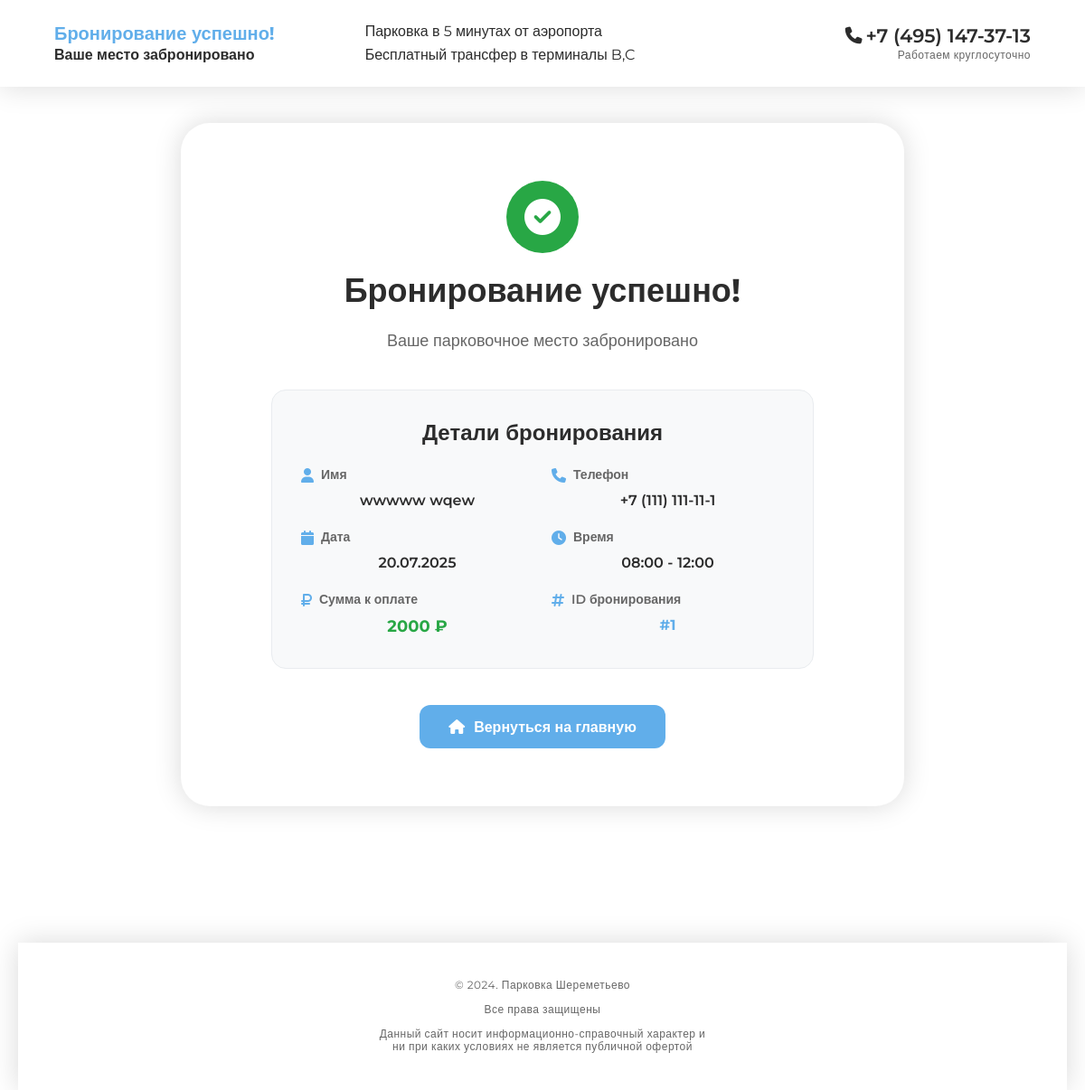
Screenshot of /success/1 with the database file from the repository.
### models.py (models this page shows, shortened)
class Booking(db.Model):
    id = db.Column(db.Integer, primary_key=True)
    first_name = db.Column(db.String(100), nullable=False)
    last_name = db.Column(db.String(100), nullable=False)
    phone = db.Column(db.String(20), nullable=False)
    booking_date = db.Column(db.Date, nullable=False)
    booking_start_hour = db.Column(db.Integer, nullable=False)  # начало диапазона
    booking_end_hour = db.Column(db.Integer, nullable=False)    # конец диапазона
    total_amount = db.Column(db.Float, nullable=False)
    created_at = db.Column(db.DateTime, default=datetime.utcnow)
    updated_at = db.Column(db.DateTime, default=datetime.utcnow, onupdate=datetime.utcnow)

### routes.py (the view)
@app.route('/success/<int:booking_id>')
def success(booking_id=None):
    if booking_id:
        booking = Booking.query.get_or_404(booking_id)
    else:
        flash('Ошибка подтверждения бронирования', 'error')
        return redirect(url_for('index'))
    return render_template('success.html', booking=booking)

### templates/success.html (shortened to what this page needs)
{% extends "base.html" %}
{% block content %}
<div class="main-container">
  <header class="main-header">
    <div class="header-content">
      <div class="header-left">
        <div class="header-title">
          <h1>Бронирование успешно!</h1>
          <p>Ваше место забронировано</p>
        </div>
        <div class="header-info">
          <p>Парковка в 5 минутах от аэропорта</p>
          <p>Бесплатный трансфер в терминалы B,C</p>
        </div>
      </div>
      <div class="header-right">
        <div class="contact-info">
          <div class="phone-section">
            <i class="fas fa-phone"></i>
            <span>+7 (495) 147-37-13</span>
          </div>
          <p>Работаем круглосуточно</p>
        </div>
      </div>
    </div>
  </header>
  <div class="main-content">
    <div class="success-section">
      <div class="success-content">
        <div class="success-header">
          <div class="success-icon">
            <i class="fas fa-check-circle"></i>
          </div>
          <h2>Бронирование успешно!</h2>
          <p>Ваше парковочное место забронировано</p>
        </div>
        <div class="booking-details-card">
          <h3>Детали бронирования</h3>
          <div class="details-grid">
            <div class="detail-item">
              <div class="detail-label">
                <i class="fas fa-user"></i>
                <span>Имя</span>
              </div>
              <div class="detail-value">
                {{ booking.first_name }} {{ booking.last_name }}
              </div>
            </div>
            <div class="detail-item">
              <div class="detail-label">
                <i class="fas fa-phone"></i>
                <span>Телефон</span>
              </div>
              <div class="detail-value">
                {{ booking.phone }}
              </div>
            </div>
            <div class="detail-item">
              <div class="detail-label">
                <i class="fas fa-calendar"></i>
                <span>Дата</span>
              </div>
              <div class="detail-value">
                {{ booking.booking_date.strftime('%d.%m.%Y') }}
              </div>
            </div>
            <div class="detail-item">
              <div class="detail-label">
                <i class="fas fa-clock"></i>
                <span>Время</span>
              </div>
              <div class="detail-value">
                {{ "%02d"|format(booking.booking_start_hour) }}:00 - {{ "%02d"|format(booking.booking_end_hour + 1) }}:00
              </div>
            </div>
            <div class="detail-item">
              <div class="detail-label">
                <i class="fas fa-ruble-sign"></i>
                <span>Сумма к оплате</span>
              </div>
              <div class="detail-value total-amount">
                {{ "%.0f"|format(booking.total_amount) }} ₽
              </div>
            </div>
            <div class="detail-item">
              <div class="detail-label">
                <i class="fas fa-hashtag"></i>
                <span>ID бронирования</span>
              </div>
              <div class="detail-value booking-id">
                #{{ booking.id }}
              </div>
            </div>
          </div>
        </div>
        <div class="action-buttons">
          <a href="{{ url_for('index') }}" class="btn-primary">
            <i class="fas fa-home"></i>
            <span>Вернуться на главную</span>
          </a>
        </div>
      </div>
    </div>
  </div>
  <footer>
    <div class="container">
      <p>© 2024. Парковка Шереметьево</p>
      <p>Все права защищены</p>
      <p>Данный сайт носит информационно-справочный характер и ни при каких условиях не является публичной офертой</p>
    </div>
  </footer>
</div>
{% endblock %}

### static/css/style.css (style rules this page uses)
* { margin: 0; padding: 0; box-sizing: border-box; }
body { font-family: 'Montserrat', sans-serif; background: #FFFFFF; color: #2C2C2C; line-height: 1.5; overflow-x: hidden; }
.container { max-width: 1440px; margin: 0 auto; padding: 0 20px; }
.main-container { max-width: 1440px; margin: 0 auto; position: relative; min-height: 100vh; }
.main-header { background: #FFFFFF; box-shadow: 0px 0px 30px 0px rgba(0, 0, 0, 0.15); padding: 23px 0; position: relative; z-index: 10; width: 100vw; margin-left: calc(-50vw + 50%); }
.header-content { display: flex; justify-content: space-between; align-items: center; max-width: 1200px; margin: 0 auto; }
.header-left { display: flex; gap: 173px; align-items: center; }
.header-title h1 { font-weight: 700; font-size: 20px; line-height: 1.22; color: #61AEEA; margin-bottom: 2px; }
.header-title p { font-weight: 600; font-size: 16px; line-height: 1.22; color: #2C2C2C; }
.header-info { display: flex; flex-direction: column; gap: 2px; }
.header-info p { font-weight: 400; font-size: 16px; line-height: 1.5; color: #2C2C2C; }
.header-right { display: flex; flex-direction: column; align-items: flex-end; gap: 2px; }
.contact-info { display: flex; flex-direction: column; align-items: flex-end; gap: 2px; }
.phone-section { display: flex; align-items: center; gap: 4px; }
.phone-section i { font-size: 18.75px; color: #2C2C2C; }
.phone-section span { font-weight: 600; font-size: 21px; line-height: 1.22; color: #2C2C2C; }
.contact-info p { font-weight: 400; font-size: 12px; line-height: 1.22; letter-spacing: 0.04em; color: #666666; text-align: right; }
.main-content { padding: 40px 120px; position: relative; }
.success-section, .cancel-section { background: #FFFFFF; box-shadow: 0px 0px 30px 0px rgba(0, 0, 0, 0.15); border-radius: 32px; padding: 64px; position: relative; max-width: 800px; margin: 0 auto; }
.success-content, .cancel-content { display: flex; flex-direction: column; gap: 40px; align-items: center; text-align: center; }
.success-header, .cancel-header { display: flex; flex-direction: column; align-items: center; gap: 20px; }
.success-icon, .cancel-icon { width: 80px; height: 80px; border-radius: 50%; display: flex; align-items: center; justify-content: center; font-size: 40px; }
.success-icon { background: #28A745; color: #FFFFFF; }
.success-header h2, .cancel-header h2 { font-weight: 700; font-size: 36px; line-height: 1.22; color: #2C2C2C; margin: 0; }
.success-header p, .cancel-header p { font-weight: 400; font-size: 18px; line-height: 1.5; color: #666666; margin: 0; }
.booking-details-card { background: #F8F9FA; border: 1px solid #E9ECEF; border-radius: 16px; padding: 32px; width: 100%; max-width: 600px; }
.booking-details-card h3 { font-weight: 700; font-size: 24px; line-height: 1.22; color: #2C2C2C; margin-bottom: 24px; text-align: center; }
.details-grid { display: grid; grid-template-columns: 1fr 1fr; gap: 20px; }
.detail-item { display: flex; flex-direction: column; gap: 8px; }
.detail-label { display: flex; align-items: center; gap: 8px; font-weight: 600; font-size: 14px; line-height: 1.22; color: #666666; }
.detail-label i { font-size: 16px; color: #61AEEA; }
.detail-value { font-weight: 600; font-size: 16px; line-height: 1.5; color: #2C2C2C; }
.total-amount { color: #28A745; font-size: 18px; font-weight: 700; }
.booking-id { color: #61AEEA; font-weight: 700; }
.action-buttons { display: flex; gap: 16px; flex-wrap: wrap; justify-content: center; }
.btn-primary, .btn-secondary { display: flex; align-items: center; justify-content: center; gap: 10px; height: 48px; padding: 0 32px; border-radius: 12px; font-weight: 600; font-size: 16px; line-height: 1.22; text-decoration: none; transition: all 0.3s ease; border: none; cursor: pointer; }
.btn-primary { background: #61AEEA; color: #FFFFFF; }
footer { background: #FFFFFF; box-shadow: 0px 0px 30px 0px rgba(0, 0, 0, 0.15); padding: 40px 120px; text-align: center; margin-top: 111px; }
footer .container { max-width: 406px; margin: 0 auto; display: flex; flex-direction: column; gap: 12px; }
footer p { font-weight: 400; font-size: 12px; line-height: 1.22; letter-spacing: 0.04em; color: #666666; text-align: center; }
@media (max-width: 1200px) { .main-header { padding: 23px 60px; } }
@media (max-width: 1200px) { .main-content, .bottom-sections, footer { padding-left: 60px; padding-right: 60px; } }
@media (max-width: 1200px) { .header-left { gap: 100px; } }

### rows the page displays
Booking: first_name "wwwww", last_name "wqew", phone "+7 (111) 111-11-1", booking_date "20.07.2025", booking_start_hour "08", booking.booking_end_hour+1 "12", total_amount "2000", id "1"
